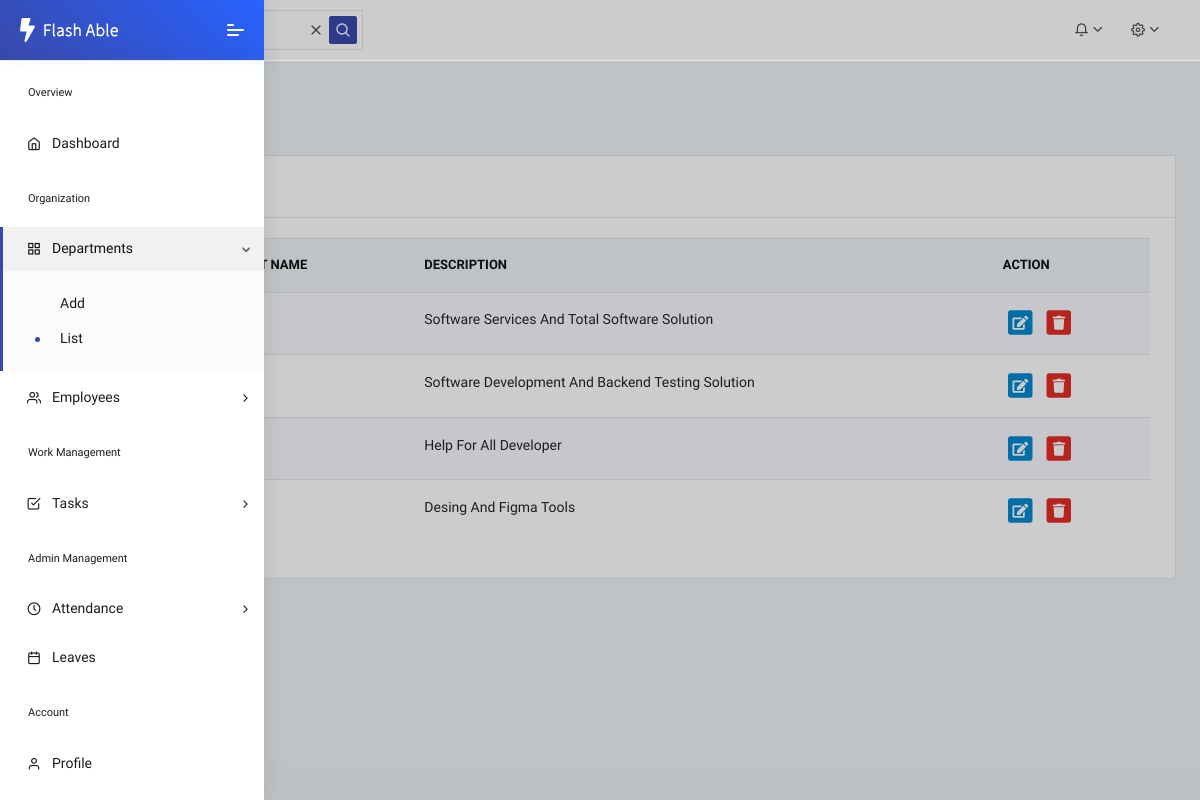
Screenshot of /list_department/ with the database file from the repository.
### core/models.py (models this page shows, shortened)
class Department(models.Model):
    name = models.CharField(max_length=100)
    description = models.TextField(blank=True)

### core/views.py (the view)
# urls.py: path('list_department/', views.list_department, name='list_department'),
def list_department(request):
     d_all = Department.objects.all()
     contaxt = {
         'd_all' : d_all
     }
     return render(request,'department/Department_list.html',contaxt)

### core/templates/department/Department_list.html (shortened to what this page needs)
{% extends 'dashboard/Admin_Dashboard.html' %}
{% load static %}
{% block mein %}
<div class="pcoded-main-container">
    <div class="pcoded-wrapper">
        <div class="pcoded-content">
            <div class="pcoded-inner-content">
                <div class="main-body">
                    <div class="page-wrapper">
                        <div class="page-header">
                            <div class="page-block">
                                <div class="row align-items-center">
                                    <div class="col-md-12">
                                        <div class="page-header-title">
                                            <h5 class="m-b-10">Department</h5>
                                        </div>
                                        <ul class="breadcrumb">
                                            <li class="breadcrumb-item"><a href="index.html"></a></li>
                                            <li class="breadcrumb-item"><a href="#!">Department List</a></li>
                                        </ul>
                                    </div>
                                </div>
                            </div>
                        </div>
                        <div class="row">
                             <div class="col-xl-12">
                                <div class="card">
                                    <div class="card-header">
                                        <h5>Striped Table</h5>
                                    </div>
                                    <div class="card-body table-border-style">
                                        <div class="table-responsive">
                                            <table class="table table-striped">
                                                <thead>
                                                    <tr>
                                                        <th>#</th>
                                                        <th>Department Name</th>
                                                        <th>Description</th>
                                                        <th>Action</th>
                                                    </tr>
                                                </thead>
                                                <tbody>
                                                    {% for department in d_all %}
                                                    <tr>
                                                        <td>{{department.id}}</td>
                                                        <td>{{department.name}}</td>
                                                        <td>{{department.description}}</td>
                                                        <td>
                                                            <a href="{%  url 'edit-department' pk=department.id %}" class="table-link  text-info">
                                                                <span class="fa-stack">
                                                                    <i class="fa fa-square fa-stack-2x"></i>
                                                                    <i class="fa fa-edit fa-stack-1x fa-inverse"></i>
                                                                </span>
                                                            </a>
                                                            <a href="{% url 'delete-department' pk=department.id %}" class="table-link text-danger">
                                                                <span class="fa-stack">
                                                                    <i class="fa fa-square fa-stack-2x"></i>
                                                                    <i class="fa fa-trash fa-stack-1x fa-inverse"></i>
                                                                </span>
                                                            </a>
                                                        </td>
                                                    </tr>
                                                    {% endfor %}
                                                </tbody>
                                            </table>
                                        </div>
                                    </div>
                                </div>
                            </div>
                        </div>
                    </div>
                </div>
            </div>
        </div>
    </div>
</div>
{% endblock %}

### rows the page displays
Department: description "Software Services And Total Software Solution"
Department: description "Software Development And Backend Testing Solution"
Department: description "Help For All Developer"
Department: description "Desing And Figma Tools"
